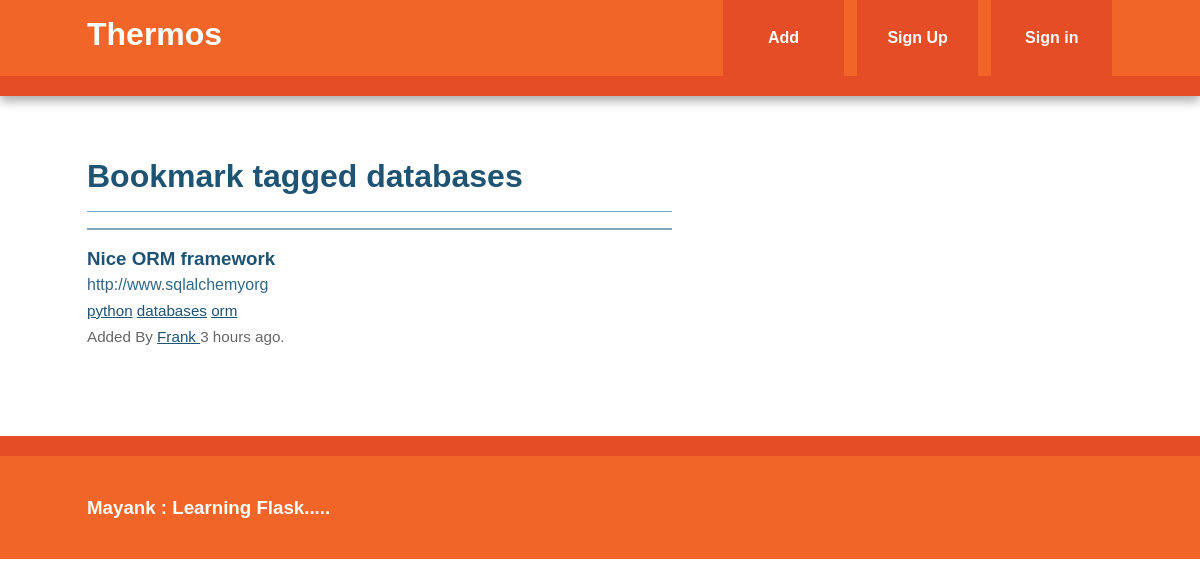
The page /tag/databases on the database its author committed.
### models.py (models this page shows, shortened)
class Tag(db.Model):
    id = db.Column(db.Integer, primary_key = True)
    name = db.Column(db.String(25), nullable = False, unique = True, index = True)
    def __repr__(self):
        return self.name

class Bookmark(db.Model):
    id = db.Column(db.Integer, primary_key = True)
    url = db.Column(db.Text, nullable = False)
    date = db.Column(db.DateTime, default = datetime.utcnow)
    description = db.Column(db.String(300))
    user_id = db.Column(db.Integer, db.ForeignKey('user.id'), nullable = False)
    _tags = db.relationship('Tag', secondary = tags, backref = db.backref('bookmarks', lazy = 'dynamic'))
    @property
    def tags(self):
        return ','.join([t.name for t in self._tags])
    @tags.setter
    def tags(self, string):
        if string:
            self._tags = [Tag.get_or_create(name) for name in string.split(',')]

class User(db.Model, UserMixin):
    id = db.Column(db.Integer, primary_key = True)
    username = db.Column(db.String(80), unique = True)
    email = db.Column(db.String(120), unique = True)
    bookmarks = db.relationship('Bookmark', backref = 'user', lazy = 'dynamic')
    password_hash = db.Column(db.String)
    @property
    def password(self):
        raise AttributeError('password write-only field')

### view.py (the view)
@app.route('/tag/<name>')
def tag(name):
    tag = Tag.query.filter_by(name = name).first_or_404()
    return render_template('tag.html', tag = tag)

### view.py (called while the page is built)
@app.context_processor
def inject_tags():
    return dict(all_tags = Tag.all)

### templates/tag.html (shortened to what this page needs)
{% extends "base.html" %}
{% block content %}
    <article>
        <header>
              <h1>Bookmark tagged {{ tag }}</h1>
              {% if tag.bookmarks.count() > 0 %}
                  {% with bookmarks = tag.bookmarks %}
                        {% include 'bookmarks_list.html' %}
                  {% endwith %}
              {% else %}
                  There are no bookmark with this tag.
              {% endif %}
        </header
    </article>
{% endblock %}

### templates/bookmarks_list.html
<ul class="bookmarks" >
    {% for bookmark in bookmarks %}
        <li>
            {% include "bookmarks.html" %}
        </li>
    {% endfor %}
</ul>

### templates/bookmarks.html (shortened to what this page needs)
<div class = 'bookmarks'>
    <a class = 'header' href = '{{ bookmark.url }}'>
        <h3 class = 'description'>
              {{ bookmark.description|truncate(50, killwords = True) }}
        </h3>
        <span class = 'url'>
              {{ bookmark.url|truncate(50, killwords = True) }}
        </span>
    </a>
    <div class = 'info'>
        <span class = 'tags'>
              {% if bookmark.tags %}
                      {% for t in bookmark._tags %}
                            <a href = '{{ url_for("tag", name = t) }}'>{{ t }}</a>
                      {% endfor %}
              {% else %}
                      No tags.
              {% endif %}
        </span>
        <br>
        Added By <a href = '{{ url_for("user", username = bookmark.user.username) }}'>
              {{ bookmark.user.username }}
        </a>
        {{ moment(bookmark.date).fromNow() }}.
    </div>
</div>

### static/css/main.css (style rules this page uses)
html { color: #222; font-size: 1em; line-height: 1.4; }
body { font: 16px/26px Helvetica, Helvetica Neue, Arial; }
.main article h1 { font-size: 2em; }
a, a:visited { color: #1E5373; }
h1, h2, h3, h4, h5, h6 { color: #1E5373; }
ul.bookmarks { list-style: none none; padding-left: 0; }
ul.bookmarks li { padding-bottom: .5em; border-top: 1px solid #7EA6BF; padding: 12m 0; }
.bookmarks { padding-bottom: .5em; border-top: 1px solid #7EA6BF; padding: 1em 0; }
a.header { color: #326786; text-decoration: none; display: block; }
a.header h3 { margin: 0 0; }
div.info { font-size: .95em; color: #666666; }
@media only screen and (min-width: 768px) { .main article { float: left; width: 57%; } }

### rows shown on the page
Tag: name "databases"
Bookmark: description "Nice ORM framework", url "http://www.sqlalchemyorg", user.username "Frank", date "3 hours ago"
Tag: name "python"
Tag: name "orm"
